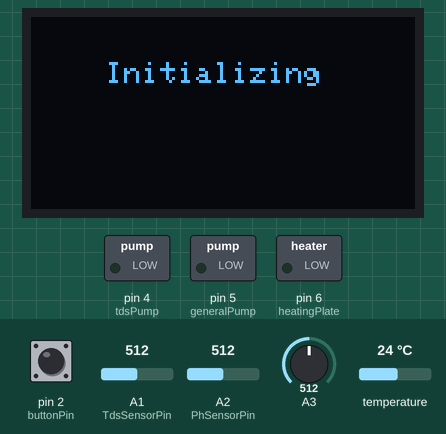
Bench run of a sketch on a simulated Arduino Uno, built with avr-gcc and run on an emulated ATmega328P. Parts: 128×64 one-colour display, switched loads named in the sketch (green lamp = pin HIGH). The inputs (shaded band) are chosen by the test bench; at power-on: pin 2 (buttonPin) HIGH, temperature 24 °C, A3 = 512, A1 (TdsSensorPin) = 512, A2 (PhSensorPin) = 512. What the sketch prints to the serial monitor is not drawn.

Above: at 1.3 s.
1.4 s: pin 2 (buttonPin) pulled LOW for 0.4 s
At 4.6 s:
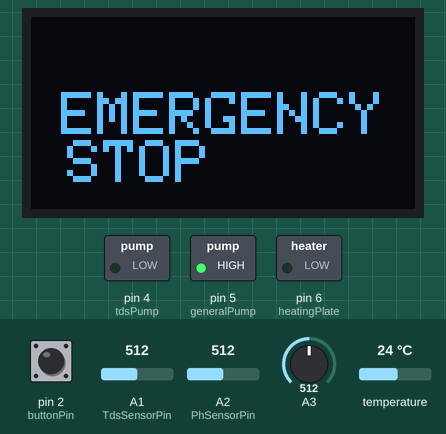
5.3 s: pin 2 (buttonPin) pulled LOW for 1 s
At 9.0 s:
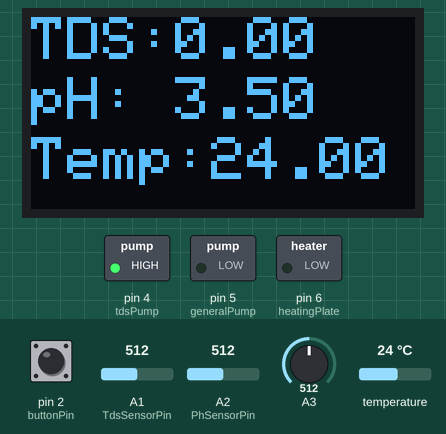
9.4 s: temperature set to 20.6 °C
At 12.7 s:
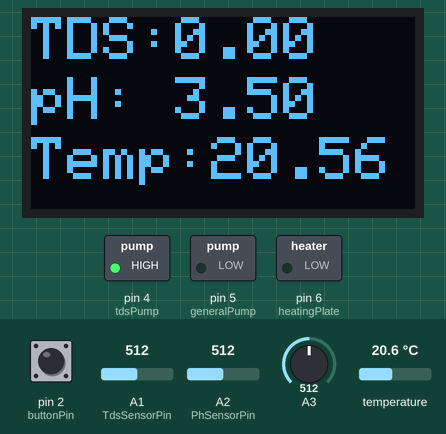
13.0 s: temperature set to 19.5 °C
At 16.7 s:
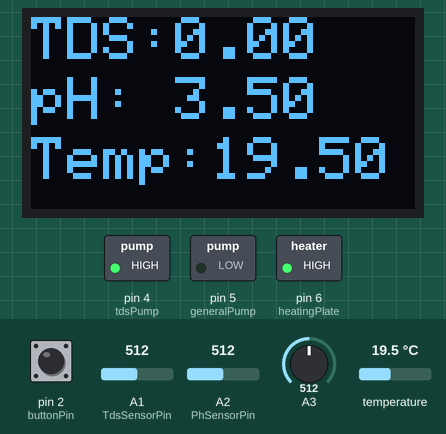
20.4 s: A3 set to 573
At 23.1 s:
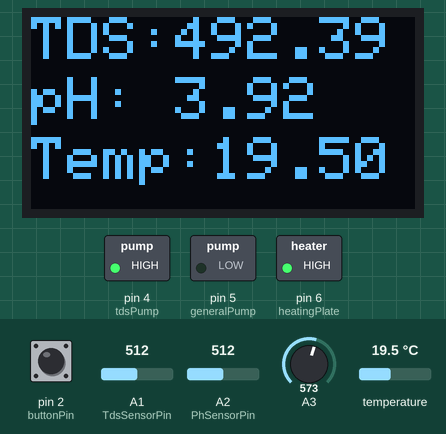
27.7 s: A3 set to 596
At 34.7 s:
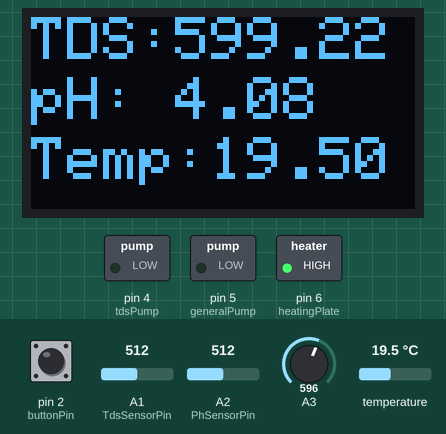
Timing chart, 0 to 36.1 s (numbered marks = the images above; inputs shaded):
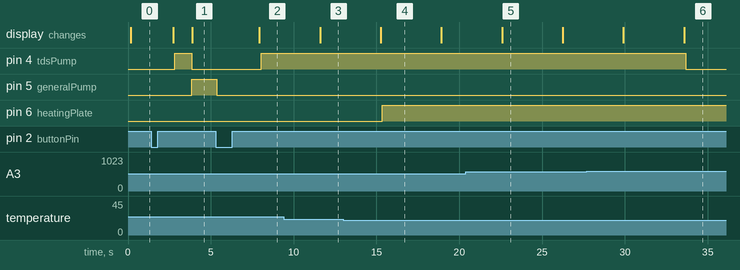

The sketch:

Integradora.ino
```cpp
#include <OneWire.h>
#include <DallasTemperature.h>
#include <Wire.h>
#include <Adafruit_GFX.h>
#include <Adafruit_SSD1306.h>

#define SCREEN_WIDTH 128
#define SCREEN_HEIGHT 64
#define OLED_RESET 13
Adafruit_SSD1306 display(SCREEN_WIDTH, SCREEN_HEIGHT, &Wire, OLED_RESET);

// Pines para actuadores
const int tdsPump =4;
const int generalPump=5;
const int heatingPlate=6;

// Botón de emergencia
const int buttonPin = 2;
volatile bool emergencyStop = false;
volatile unsigned long lastInterruptTime = 0;

// Sensores
const int TdsSensorPin = A1;
const int TempSensorPin = 8;
const int PhSensorPin = A2;

// Variables de sensores
const int SAMPLE_COUNT = 10;
int tdsAnalogBuffer[SAMPLE_COUNT];
int tdsAnalogIndex = 0;
float tdsValue = 0;
int phSamples[10];

// Configuración del sensor de temperatura
OneWire oneWire(TempSensorPin);
DallasTemperature tempSensor(&oneWire);

float VREF() {
  return (analogRead(A3) * 5.0) / 1023;
}

void toggleEmergencyStop() {
  unsigned long interruptTime = millis();
  // Evitar ruido (rebotes) del botón
  if (interruptTime - lastInterruptTime > 200) { // Tiempo mínimo entre pulsos (200 ms)
    emergencyStop = !emergencyStop;             // Alternar estado
    lastInterruptTime = interruptTime;
  }
}

// Función para calcular el valor mediano
int getMedianValue(int buffer[], int count) {
  int sortedBuffer[count];
  memcpy(sortedBuffer, buffer, count * sizeof(int));
  for (int i = 0; i < count - 1; i++) {
    for (int j = i + 1; j < count; j++) {
      if (sortedBuffer[i] > sortedBuffer[j]) {
        int temp = sortedBuffer[i];
        sortedBuffer[i] = sortedBuffer[j];
        sortedBuffer[j] = temp;
      }
    }
  }
  return count % 2 == 0 ? (sortedBuffer[count / 2 - 1] + sortedBuffer[count / 2]) / 2
                        : sortedBuffer[count / 2];
}

float getTemperature() {
  tempSensor.requestTemperatures();
  return tempSensor.getTempCByIndex(0);
}

float getTDSValue() {
  int analogValue = analogRead(TdsSensorPin);
  tdsAnalogBuffer[tdsAnalogIndex++] = analogValue;
  if (tdsAnalogIndex == SAMPLE_COUNT) tdsAnalogIndex = 0;

  float averageVoltage = getMedianValue(tdsAnalogBuffer, SAMPLE_COUNT) * VREF() / 1024.0;
  float temperature = getTemperature();
  float compensationCoefficient = 1.0 + 0.02 * (temperature - 25.0);
  float compensatedVoltage = averageVoltage / compensationCoefficient;
  return (133.42 * pow(compensatedVoltage, 3) - 255.86 * pow(compensatedVoltage, 2) + 857.39 * compensatedVoltage) * 0.46;
}

float getPHValue() {
  for (int i = 0; i < 10; i++) {
    phSamples[i] = analogRead(PhSensorPin);
    delay(100);
  }
  int avgValue = 0;
  for (int i = 2; i < 8; i++) avgValue += phSamples[i];
  float phVoltage = (float)avgValue * VREF() / 1024 / 6;
  return 2.80 * phVoltage;
}

void setup() {
  Serial.begin(115200);
  Wire.begin();

  // Configuración de pines
  pinMode(tdsPump, OUTPUT);
  pinMode(generalPump, OUTPUT);
  pinMode(heatingPlate, OUTPUT);
  pinMode(buttonPin, INPUT_PULLUP);

  attachInterrupt(digitalPinToInterrupt(buttonPin), toggleEmergencyStop, FALLING);

  tempSensor.begin();

  // Configuración del display
  if (!display.begin(SSD1306_SWITCHCAPVCC, 0x3C)) {
    Serial.println("Failed to initialize display");
    while (1);
  }
  display.clearDisplay();
  display.setCursor(25, 15);
  display.setTextSize(1);
  display.setTextColor(WHITE);
  display.println("Initializing");
  delay(100);
  display.display();
}

void loop() {
  if (emergencyStop) {
    // Detener actuadores y mostrar mensaje de emergencia
    digitalWrite(tdsPump, LOW);
    digitalWrite(generalPump, HIGH);
    digitalWrite(heatingPlate, LOW);

    display.clearDisplay();
    display.setTextSize(2);
    display.setCursor(10, 25);
    display.println("EMERGENCY STOP");
    display.display();
    delay(100);
    return;
  }

  // Lógica del sistema
  digitalWrite(generalPump, LOW);

  tdsValue = getTDSValue();
  Serial.print("TDS Value: ");
  Serial.print(tdsValue);
  Serial.println(" ppm");

  float phValue = getPHValue();
  Serial.print("pH: ");
  Serial.println(phValue);

  float temperature = getTemperature();
  Serial.print("Temperature: ");
  Serial.print(temperature);
  Serial.println(" °C");

  display.clearDisplay();
  display.setTextSize(2);
  display.setCursor(0, 0);
  display.print("TDS:");
  display.print(tdsValue);
  display.setTextSize(2);
  display.setCursor(0, 20);
  display.print("pH: ");
  display.print(phValue);
  display.setCursor(0, 40);
  display.print("Temp:");
  display.print(temperature);
  display.display();
  delay(100);

  if (tdsValue <= 400) {
    digitalWrite(tdsPump, HIGH);
  } else if (tdsValue>=580) {
    digitalWrite(tdsPump, LOW);
  }

  if (temperature <= 20) {
    digitalWrite(heatingPlate, HIGH);
  } else if (temperature >= 25) {
    digitalWrite(heatingPlate, LOW);
  }

  delay(1000);
}
```

Measured:
- the behaviour switches between 20.1 and 20 °C on temperature (found by bisection; images 3 and 4)
- the behaviour switches between 581 and 582 on A3 (found by bisection; images 5 and 6)
- after the input at 1.4 s, pin 5 (generalPump): LOW → HIGH after 2.4 s; the display: first differs from a run without the input after 2.5 s (image 1)
- after the input at 5.3 s, pin 4 (tdsPump): LOW → HIGH after 2.7 s; pin 5 (generalPump): HIGH → LOW after 0.07 s; the display: changes after 2.6 s (image 2)
- after the input at 9.4 s, the display: changes after 2.2 s (image 3)
- after the input at 13.0 s, pin 6 (heatingPlate): LOW → HIGH after 2.4 s; the display: changes after 2.3 s (image 4)
- after the input at 20.4 s, the display: changes after 2.2 s (image 5)
- after the input at 27.7 s, pin 4 (tdsPump): HIGH → LOW after 6.0 s; the display: first changes after 2.2 s (image 6 shows a later state)
